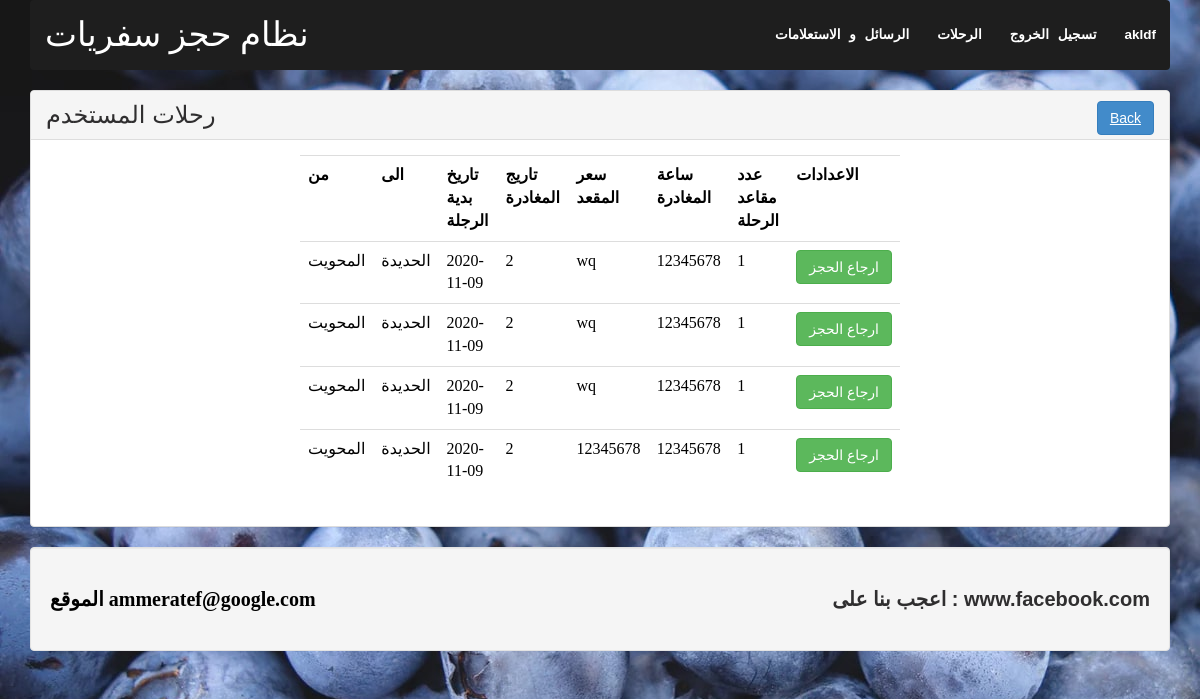
Page /journey.php?id=2 (signed in) on the committed database.
### tables this page shows
CREATE TABLE `db_journey` (
  `id_jou` int(11) NOT NULL,
  `id_user` int(11) NOT NULL,
  `id_reservation` int(11) NOT NULL,
  `pay` tinyint(1) NOT NULL DEFAULT 0
);

CREATE TABLE `db_reservation` (
  `id` int(11) NOT NULL,
  `pickup` varchar(255) NOT NULL,
  `bookingdate` varchar(255) NOT NULL,
  `returndate` varchar(255) NOT NULL,
  `carnumber` varchar(64) NOT NULL,
  `destination` varchar(255) NOT NULL,
  `bookingtime` varchar(255) NOT NULL,
  `email` varchar(255) NOT NULL,
  `passengers` varchar(255) NOT NULL
);

CREATE TABLE `users` (
  `id` int(11) NOT NULL,
  `name` varchar(255) NOT NULL,
  `phone` varchar(16) NOT NULL,
  `email` varchar(255) NOT NULL,
  `pass` varchar(255) NOT NULL,
  `role` varchar(16) DEFAULT 'user'
);

### lib/Session.php (called while the page is built, shortened)
<?php
class Session
{
	public static function get($key){
		if (isset($_SESSION[$key])) {
			return $_SESSION[$key];
		}else{
			return false;
		}
	}
}
?>

### journey.php (the view, shortened to what this page needs)
<html>
    <body style=" background-image: url(images/breadcumb.jpg)">
<?php
	 include 'inc/header.php';
?>
<?php
$connection = mysqli_connect("localhost", "root", "", "nit_angola");
if (Session::get("role") == 'admin') {
$id=$_GET['id'];
	$sql = "SELECT * FROM db_journey JOIN users ON users.id = db_journey.id_user
	 JOIN db_reservation ON db_reservation.id = db_journey.id_reservation
	 WHERE id_reservation='$id'";
	$results = mysqli_query($connection, $sql);
} else {
$id=Session::get("id");
$sql = "SELECT * FROM db_journey JOIN users ON users.id = db_journey.id_user
JOIN db_reservation ON db_reservation.id = db_journey.id_reservation
WHERE id_user='$id'";
$results = mysqli_query($connection, $sql);
}
?>
	<div class="panel panel-default">
		<div class="panel-heading">
			<h2>رحلات المستخدم<span class="pull-right"><a class="btn btn-primary" href="home.php">Back</a></span></h2>
		</div>
		<div class="panel-body">
			<div style="max-width:600px; margin: 0 auto">
				<form action="" method="POST">
					<table class="table table-primary " >
						<tr>
							<th>من   </th>
							<th>الى</th>
							<th>تاريخ بدية الرجلة  </th>
							<th>تاريج المغادرة  </th>
							<th>سعر المقعد </th>
							<th>ساعة المغادرة </th>
							<th>عدد مقاعد الرحلة</th>
							<th >الاعدادات </th>
						</tr>
<?php
 if (Session::get("role") == 'admin') {
if (mysqli_num_rows($results)>0) {
	while ($row=mysqli_fetch_array($results)) {
	echo "<tr>";
	echo "<td>".$row['pickup']."</td>";
	echo "<td>".$row['destination']."</td>";
	echo "<td>".$row['returndate']."</td>";
	echo "<td>".$row['id']."</td>";
	echo "<td>".$row['name']."</td>";
	echo "<td>".$row['phone']."</td>";
	echo "<td>".$row['pay']."</td>";
	if ($row['pay'] == 1) {
	echo "<td> <a  class='btn btn-success' id='users_".$row['id_jou']."' onclick='update_item(".$row['id_jou'].")'> ارجاع الحجز </a></td>";
	} else {
		echo "<td> <a  class='btn btn-primary' id='users_".$row['id_jou']."' onclick='update_item(".$row['id_jou'].")'>  دفع الحجز </a></td>";
	}
	echo "</tr>";
}
}
}
?>
					</table>
				</form>
			</div>
		</div>
	</div>
<?php
	include 'inc/footer.php';
?>
    </body></html>

### css/main.css (style rules this page uses)
h2 { font-size: 24px; font-weight: 500; }
body, html { margin: 0; padding: 0; height: 100%; }
h1, h2, p, span, a { font-family: "museo-sans", helvetica, sans-serif; color: #2f2e2f; margin: 0; padding: 0; }

### rows in the picture
db_journey: id_reservation.pickup "المحويت", id_reservation.destination "الحديدة", id_reservation.returndate "2020-11-09", id_reservation "2", id_user.name "wq", id_user.phone "12345678", pay "1"
db_journey: id_reservation.pickup "المحويت", id_reservation.destination "الحديدة", id_reservation.returndate "2020-11-09", id_reservation "2", id_user.name "wq", id_user.phone "12345678", pay "1"
db_journey: id_reservation.pickup "المحويت", id_reservation.destination "الحديدة", id_reservation.returndate "2020-11-09", id_reservation "2", id_user.name "wq", id_user.phone "12345678", pay "1"
db_journey: id_reservation.pickup "المحويت", id_reservation.destination "الحديدة", id_reservation.returndate "2020-11-09", id_reservation "2", id_user.name "12345678", id_user.phone "12345678", pay "1"

### other values in the picture
Session::get("name") "akldf"
